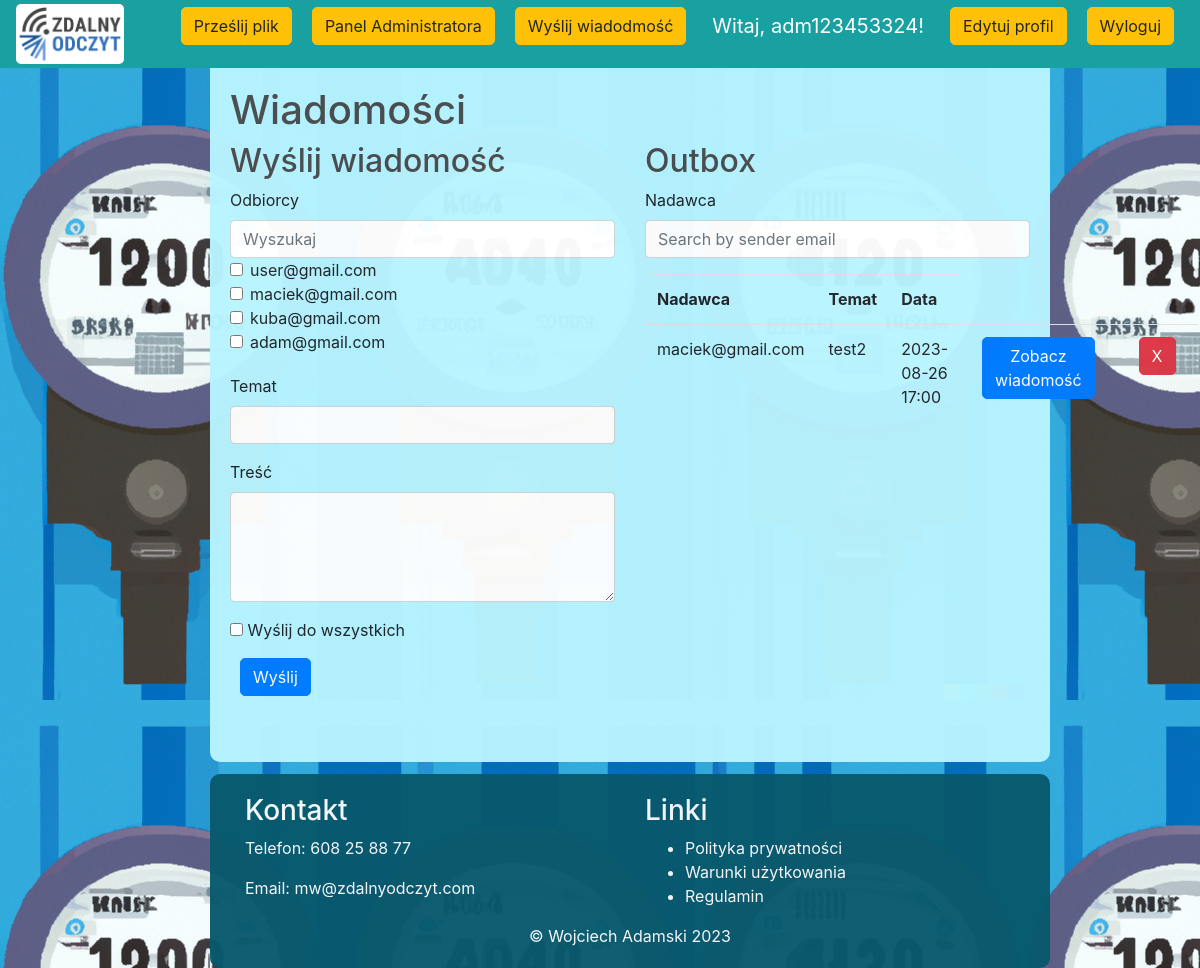
/messages (signed in), run on an earlier commit of the app's database.
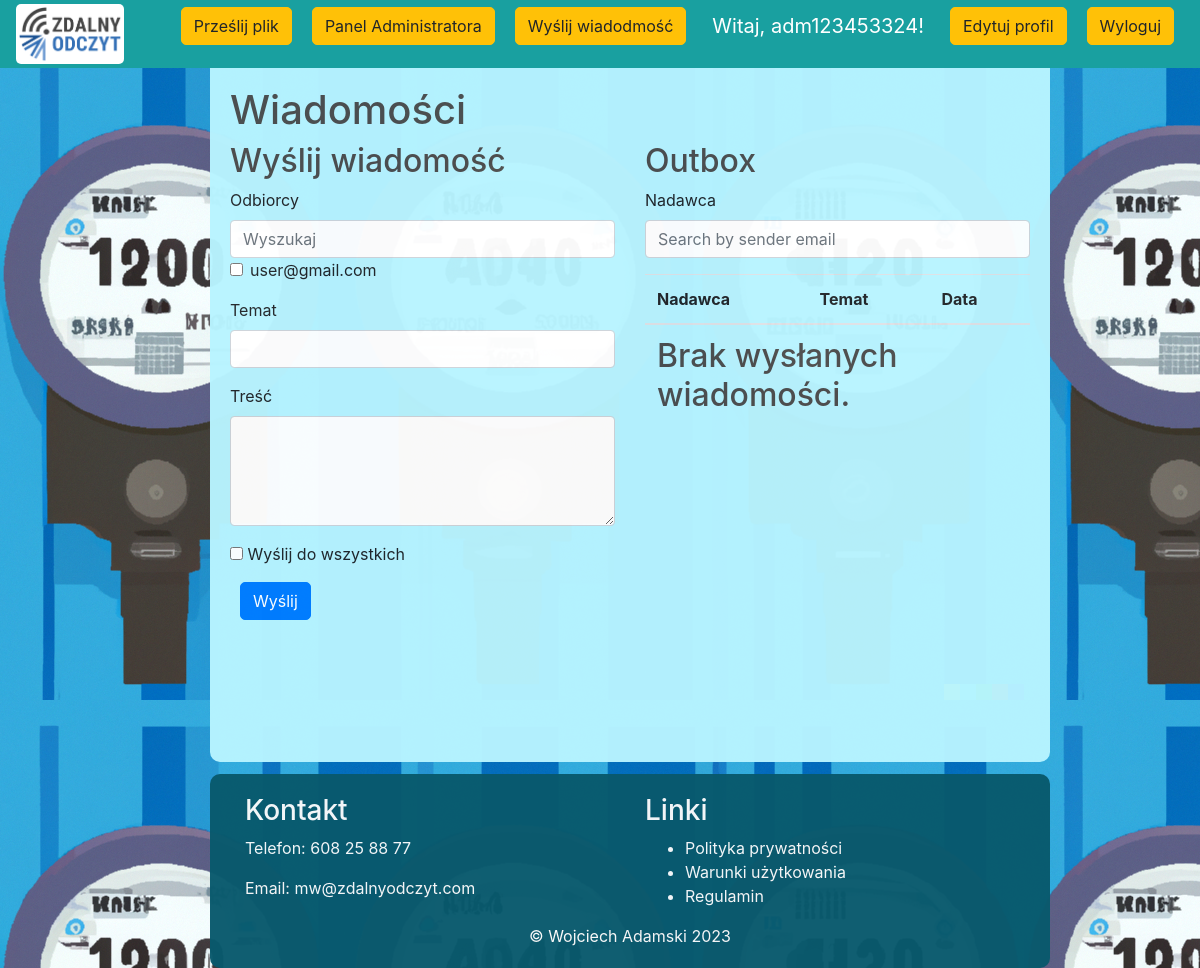
And on a later commit of the database.
### src/models.py (models this page shows, shortened)
class User(UserMixin, db.Model):
    id = db.Column(db.Integer, primary_key=True)
    email = db.Column(db.String(120), unique=True, index=True)
    password_hash = db.Column(db.String(128))
    is_admin = db.Column(db.Boolean, default=False)
    meters = db.relationship('Meter', backref='user', lazy='dynamic')
    is_active = db.Column(db.Boolean, default=True)
    notes = db.Column(db.Text)
    unread_messages = db.Column(db.Integer, default=0)

class Message(db.Model):
    id = db.Column(db.Integer, primary_key=True)
    sender_id = db.Column(db.Integer, db.ForeignKey('user.id'), nullable=False)
    recipient_id = db.Column(db.Integer, db.ForeignKey('user.id'), nullable=False)
    subject = db.Column(db.String(100), nullable=False)
    content = db.Column(db.Text, nullable=False)
    timestamp = db.Column(db.DateTime, default=datetime.utcnow, nullable=False)
    read = db.Column(db.Boolean, default=False, nullable=False)
    sender = db.relationship('User', foreign_keys=[sender_id], backref=backref('sent_messages', lazy=True))
    recipient = db.relationship('User', foreign_keys=[recipient_id], backref=backref('received_messages', lazy=True))

### src/routes.py (the view, shortened to what this page needs)
@main_routes.route('/messages', methods=['GET', 'POST'])
@login_required
def messages():
    form = MessageForm()
    if current_user.is_admin:
        form.recipient.choices = [(user.id, user.email) for user in User.query.filter_by(is_admin=False)]
    else:
        form.recipient.choices = [(user.id, user.email) for user in User.query.filter_by(id=current_user.id)]
    if current_user.unread_messages > 0:
        current_user.unread_messages = 0
        db.session.commit()
    return render_template('messages.html', form=form)

### src/forms.py
class MessageForm(FlaskForm):
    subject = StringField('Temat', validators=[DataRequired()])
    content = TextAreaField('Treść', validators=[DataRequired()])
    recipient = SelectField('Odbiorca', choices=[], validators=[DataRequired()])
    send_to_all = BooleanField('Wyślij do wszystkich')
    submit = SubmitField('Wyślij')

### src/models.py (called while the page is built)
@login_manager.user_loader
def load_user(user_id):
    return User.query.get(int(user_id))

### templates/messages.html (shortened to what this page needs)
{% extends 'base.html' %}
{% block content %}
  <h1>Wiadomości</h1>
  <div class="row">
    {% if current_user.is_admin %}
      <div class="col-md-6">
        <h2>Wyślij wiadomość</h2>
        <form method="POST">
          <div class="form-group">
            <label class="form-control-label">Odbiorcy</label>
            <div>
              <input type="text" id="email-filter" class="form-control" placeholder="Wyszukaj">
            </div>
            <div id="recipient-list" style="max-height: 100px; overflow-y: auto;">
              {% for value, label in form.recipient.choices %}
                <div class="form-check">
                  <input class="form-check-input" type="checkbox" name="recipient" value="{{ value }}" id="recipient-{{ value }}">
                  <label class="form-check-label" for="recipient-{{ value }}">{{ label }}</label>
                </div>
              {% endfor %}
            </div>
          </div>
          <div class="form-group">
            {{ form.subject.label(class="form-control-label") }}
            {{ form.subject(class="form-control") }}
          </div>
          <div class="form-group">
            {{ form.content.label(class="form-control-label") }}
            {{ form.content(class="form-control", rows=4) }}
          </div>
          <div class="form-group">
            {{ form.send_to_all() }} {{ form.send_to_all.label(class="form-check-label") }}
          </div>
          <div class="form-group">
            {{ form.submit(class="btn btn-primary") }}
          </div>
        </form>
      </div>
    {% endif %}
    <div class="col-md-6">
      <h2>{% if current_user.is_admin %}Outbox{% else %}Inbox{% endif %}</h2>
      <div class="form-group">
        <label class="form-control-label">Nadawca</label>
        <div>
          <input type="text" id="sender-filter" class="form-control" placeholder="Search by sender email">
        </div>
      </div>
      <table class="table">
        <thead>
          <tr>
            <th>Nadawca</th>
            <th>Temat</th>
            <th>Data</th>
          </tr>
        </thead>
        <tbody>
          {% if current_user.is_admin %}
            {% if current_user.sent_messages %}
              {% for message in current_user.sent_messages %}
                <tr>
                  <td>{{ message.recipient.email }}</td>
                  <td>{{ message.subject }}</td>
                  <td>{{ message.timestamp.strftime('%Y-%m-%d %H:%M') }}</td>
                  <td>
                    <a href="{{ url_for('main_routes.message', message_id=message.id) }}" class="btn btn-primary">Zobacz wiadomość</a>
                  </td>
                  <td><a href="{{ url_for('main_routes.delete_message', message_id=message.id) }}" class="btn btn-danger">X</a></td>
                </tr>
              {% endfor %}
            {% else %}
              <tr>
                <td colspan="3"><h2>Brak wysłanych wiadomości.</h2></td>
              </tr>
            {% endif %}
          {% endif %}
        </tbody>
      </table>
    </div>
  </div>
{% endblock %}

### templates/base.html (shortened to what this page needs)
<!DOCTYPE html>
<html>
<head>
    <link rel="stylesheet" href="https://stackpath.bootstrapcdn.com/bootstrap/4.4.1/css/bootstrap.min.css"
>
    <link rel="stylesheet" type="text/css" href="{{ url_for('static', filename='style.css')}}">
</head>
<body>
    <nav class="navbar navbar-fixed-top navbar-expand-lg navbar-dark bg-dark">
    <a class="navbar-brand" href="{{ url_for('main_routes.home') }}"><img src="{{ url_for('static', filename='img/Zdalny_Odczyt_RGB.png') }}" alt="Logo" class="logo">
        </a>
        <div class="collapse navbar-collapse" id="navbarSupportedContent">
            <ul class="navbar-nav mr-auto">
                <li class="nav-item active">
                    <a class="nav-link" href="{{ url_for('main_routes.home') }}">  <span class="sr-only">(current)</span></a>
                </li>
            </ul>
            <div class="form-inline my-2 my-lg-0">
                {% if current_user.is_authenticated %}
                {% if current_user.is_admin %}
                <p><a href="{{ url_for('main_routes.upload_csv') }} " class="btn btn-warning">Prześlij plik</a></p>
                <p><a href="{{ url_for('main_routes.admin_panel') }} " class="btn btn-warning">Panel Administratora</a></p>
                    <p><a href="{{ url_for('main_routes.messages') }}" class="btn btn-warning">Wyślij wiadodmość</a></p>
                {% endif %}
                    <p class="navbar-brand">Witaj, {{ current_user.email.split('@')[0] }}!</p>
                    <p><a href="{{ url_for('main_routes.edit_account') }}" class="btn btn-warning">Edytuj profil</a></p>
                    <p><a href="{{ url_for('main_routes.logout') }} " class="btn btn-warning">Wyloguj</a></p>
                {% else %}
                    <a href="{{ url_for('main_routes.login') }}" class="btn btn-warning">Login</a>
                {% endif %}
            </div>
        </div>
</nav>
<div class="center-box">
    <br>
    {% block content %}
    {% endblock content %}
</div>
<footer class="footer no-print">
    <div class="container">
        <div class="row">
            <div class="col-md-6">
                <h3 style="color: #f9f9f9">Kontakt</h3>
                <p style="color: #f9f9f9">Telefon: 608 25 88 77</p>
                <p style="color: #f9f9f9">Email: mw@zdalnyodczyt.com</p>
            </div>
            <div class="col-md-6">
                <h3 style="color: #f9f9f9">Linki</h3>
                <ul>
                    <li style="color: #f9f9f9"><a href="#" style="color: #f9f9f9">Polityka prywatności</a></li>
                    <li style="color: #f9f9f9"><a href="#" style="color: #f9f9f9">Warunki użytkowania</a></li>
                    <li style="color: #f9f9f9"><a href="#" style="color: #f9f9f9">Regulamin</a></li>
                </ul>
            </div>
        </div>
    </div>
    <center style="color: #f9f9f9">&#169 Wojciech Adamski   2023</center>
</footer>
</body>
</html>

### static/style.css (style rules this page uses)
body { background-image: url('img/background.png'); background-attachment: fixed; }
h1,h2,h3,h4,h5,h6 { color:hsl(0, 0%, 30%); }
.bg-dark { background-color: #19a0a0 !important; }
.btn { border-radius: 5px; margin-inline: 10px; }
.center-box { margin-left: 17.5%; background-color:hsl(189, 100%, 86%) ; border-radius: 10px; opacity: 0.97; width: 70%; align-items: center; height: 100%; min-height: 720px; padding: 20px; margin-top: 3.5%; }
.footer { margin-left: 17.5%; background-color: hsl(192, 85%, 23%); border-radius: 10px; opacity: 0.97; width: 70%; align-items: center; padding: 20px; margin-top: 1%; }
.navbar { z-index: 10000; position: fixed; top: 0px; width: 100%; height: 7%; }
.logo { max-width: 150px; max-height: 60px; margin-right: 10px; border-radius: 5px; background-color: #ffffff; }

What changed in the data, as far as the page shows it:
removed User: email "maciek@gmail.com"
removed User: email "kuba@gmail.com"
removed User: email "adam@gmail.com"
removed Message: recipient.email "maciek@gmail.com", subject "test2", timestamp "2023-08-26 17:00"
Also different on the page:
text now shown: "Brak wysłanych wiadomości."
